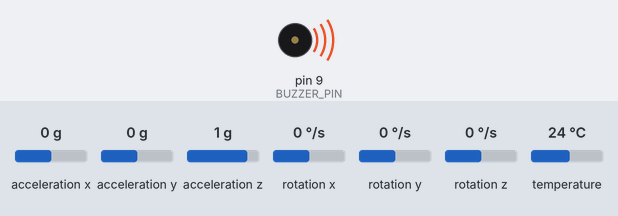
Recording of a sketch running on a simulated Arduino Uno, built with avr-gcc and run on an emulated ATmega328P. Parts: buzzer (waves = sounding, pin HIGH). Inputs (shaded band) come from the test bench; at power-on: acceleration x 0 g, acceleration y 0 g, acceleration z 1 g, rotation x 0 °/s, rotation y 0 °/s, rotation z 0 °/s, temperature 24 °C. The modem accepts every AT command (registered, SIM ready, sends succeed) and sends nothing else; what the sketch prints to the serial monitor is not drawn.

Above: at 18.3 s.
At 18.9 s:
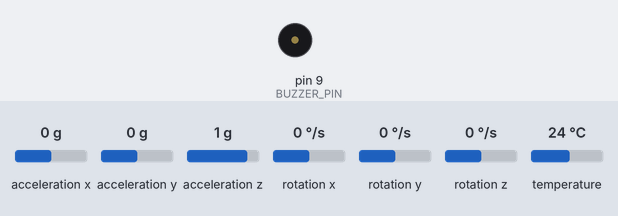
Timing chart, 0 to 20.4 s (numbered marks = the images above):
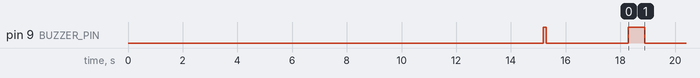

The sketch:

PostureCorrector_Code.ino
```cpp
/*
 * PROJECT: IoT Smart Posture Corrector
 * AUTHOR: Justin Jeam Crisostomo
 * HARDWARE: Arduino Uno, MPU-6050 Accelerometer, ESP-01S Wi-Fi Module, Active Buzzer
 * DESCRIPTION: Detects spinal tilt in real-time. Alerts user via buzzer if slouching
 * and uploads data to ThingSpeak cloud for long-term tracking.
 */

#include <SoftwareSerial.h>
#include <Adafruit_MPU6050.h>
#include <Adafruit_Sensor.h>
#include <Wire.h>

// ================================================================
// 1. HARDWARE CONFIGURATION
// ================================================================
// We use SoftwareSerial to create a second serial port for the Wi-Fi module
// because the main hardware serial is used for the computer USB connection.
SoftwareSerial esp8266(4, 3); // Pin 2 = RX (Connects to ESP TX), Pin 3 = TX (Connects to ESP RX)

Adafruit_MPU6050 mpu;   // Create the sensor object
const int BUZZER_PIN = 9; // The pin controlling the haptic feedback

// ================================================================
// 2. WI-FI & CLOUD CREDENTIALS
// ================================================================
// Note: ESP8266 only supports 2.4GHz networks.
String wifiSSID = "Type_Wifi_Name_here";
String wifiPass = "Type_Wifi_Password_here";

// ThingSpeak Settings
String apiKey = "Type_your_API_Key"; // Write API Key for Channel ID
String host = "api.thingspeak.com"; // The server we are sending data to the host link
String port = "80";                 // Standard HTTP port

// ================================================================
// 3. POSTURE LOGIC VARIABLES
// ================================================================
const float SLOUCH_THRESHOLD = 25.0; // Angle (degrees) that triggers the alarm
float baselineAngle = 0;             // Stores the user's "perfect posture" angle
bool isCalibrated = false;           // Flag to check if start-up is done

// ================================================================
// 4. TIMER VARIABLES (Non-blocking delay)
// ================================================================
unsigned long lastConnectionTime = 0;    // Tracks the last time we sent data
const unsigned long postingInterval = 20000; // Wait 20 seconds between uploads (to respect API limits)

void setup() {
  // Start the USB Serial Monitor for debugging
  Serial.begin(115200);

  // ================================================================
  //  BAUD RATE STABILIZATION SEQUENCE
  // ================================================================
  // The ESP8266 defaults to 115200, but SoftwareSerial on Arduino Uno
  // is unstable at that speed. We must force it down to 9600.
  esp8266.begin(115200);
  delay(100);

  // Send AT command to permanently set ESP8266 to 9600 baud
  esp8266.println("AT+UART_DEF=9600,8,1,0,0");
  delay(2000);

  // Restart the serial connection at the new, stable speed
  esp8266.end();
  esp8266.begin(9600);
  // ================================================================

  // Initialize Output Pins
  pinMode(BUZZER_PIN, OUTPUT);
  digitalWrite(BUZZER_PIN, LOW); // Ensure buzzer is off

  Serial.println("--- SMART POSTURE CORRECTOR STARTING ---");

  // Initialize the MPU-6050 Sensor
  if (!mpu.begin()) {
    Serial.println("Failed to find MPU6050 chip");
    // If sensor fails, beep forever to warn the user
    while (1) { digitalWrite(BUZZER_PIN, HIGH); delay(100); digitalWrite(BUZZER_PIN, LOW); delay(100); }
  }
  Serial.println("MPU6050 Found!");

  // Set Sensor Sensitivity
  mpu.setAccelerometerRange(MPU6050_RANGE_8_G);
  mpu.setFilterBandwidth(MPU6050_BAND_21_HZ);

  // Run Startup Routines
  connectToWifi();     // Connect to the hotspot/router
  calibratePosture();  // Set the zero baseline for the specific user
}

void loop() {
  // 1. READ SENSOR DATA
  sensors_event_t a, g, temp;
  mpu.getEvent(&a, &g, &temp);

  // 2. CALCULATE POSTURE ANGLE
  // Uses Trigonometry (atan2) to convert X and Z acceleration into an angle
  float currentAngle = atan2(a.acceleration.x, a.acceleration.z) * 57.29578; // 57.29... converts Radians to Degrees

  // Calculate absolute deviation from the baseline
  float slouchAngle = abs(currentAngle - baselineAngle);

  // 3. HAPTIC FEEDBACK LOGIC
  if (slouchAngle > SLOUCH_THRESHOLD) {
    digitalWrite(BUZZER_PIN, HIGH); // Bad Posture: Buzz ON
  } else {
    digitalWrite(BUZZER_PIN, LOW);  // Good Posture: Buzz OFF
  }

  // 4. CLOUD UPLOAD (Timer Logic)
  // Only upload if 20 seconds have passed since the last upload
  if (millis() - lastConnectionTime > postingInterval) {
    sendToThingSpeak(slouchAngle);
    lastConnectionTime = millis(); // Reset the timer
  }

  delay(100); // Small stability delay
}

// ================================================================
// HELPER FUNCTIONS
// ================================================================

// Captures the user's current position to use as "0 degrees"
void calibratePosture() {
  Serial.println(">>> CALIBRATION: Stand Straight for 3 Seconds... <<<");
  // Short beep to signal start of calibration
  digitalWrite(BUZZER_PIN, HIGH); delay(100); digitalWrite(BUZZER_PIN, LOW);
  delay(3000); // Wait for user to settle

  // Read sensor and set global baseline
  sensors_event_t a, g, temp;
  mpu.getEvent(&a, &g, &temp);
  baselineAngle = atan2(a.acceleration.x, a.acceleration.z) * 57.29578;

  Serial.print("Baseline set to: "); Serial.println(baselineAngle);
  // Long beep to signal success
  digitalWrite(BUZZER_PIN, HIGH); delay(600); digitalWrite(BUZZER_PIN, LOW);
}

// Handles the AT commands to join the Wi-Fi network
void connectToWifi() {
  Serial.println("Connecting to Wi-Fi...");
  sendData("AT+RST\r\n", 2000, false);        // Reset module
  sendData("AT+CWMODE=1\r\n", 1000, false);   // Set to Station Mode (Client)

  // Join the Access Point (Hotspot)
  String cmd = "AT+CWJAP=\"" + wifiSSID + "\",\"" + wifiPass + "\"\r\n";
  sendData(cmd, 10000, true); // 10s timeout to allow for connection handshake
}

// Constructs the HTTP Packet to send data to ThingSpeak
void sendToThingSpeak(float angle) {
  // 1. Open TCP Connection to ThingSpeak Server
  String cmd = "AT+CIPSTART=\"TCP\",\"" + host + "\"," + port + "\r\n";
  sendData(cmd, 2000, false);

  // 2. Construct HTTP GET Request
  // IMPORTANT: We use HTTP/1.1 and include the "Host" header.
  // This fixes the "400 Bad Request" error by telling the server exactly who we want to talk to.
  String url = "GET /update?api_key=" + apiKey + "&field1=" + String(angle) + " HTTP/1.1\r\n" +
               "Host: api.thingspeak.com\r\n" +
               "Connection: close\r\n\r\n";

  // 3. Send the Data Length first (Required by ESP8266)
  String sCmd = "AT+CIPSEND=" + String(url.length()) + "\r\n";
  sendData(sCmd, 1000, false);

  // 4. Send the actual Data Packet
  sendData(url, 2000, true);

  Serial.print("Data Sent: Angle = "); Serial.println(angle);
}

// Sends AT commands to ESP8266 and waits for a response
String sendData(String command, const int timeout, boolean debug) {
  String response = "";
  esp8266.print(command); // Send command to module

  long int time = millis();
  // Wait for the specific timeout duration
  while ((time + timeout) > millis()) {
    while (esp8266.available()) {
      char c = esp8266.read(); // Read character from module
      response += c;
    }
  }

  // Print response to Serial Monitor if debug is true
  if (debug) {
    Serial.print(response);
  }
  return response;
}
```
